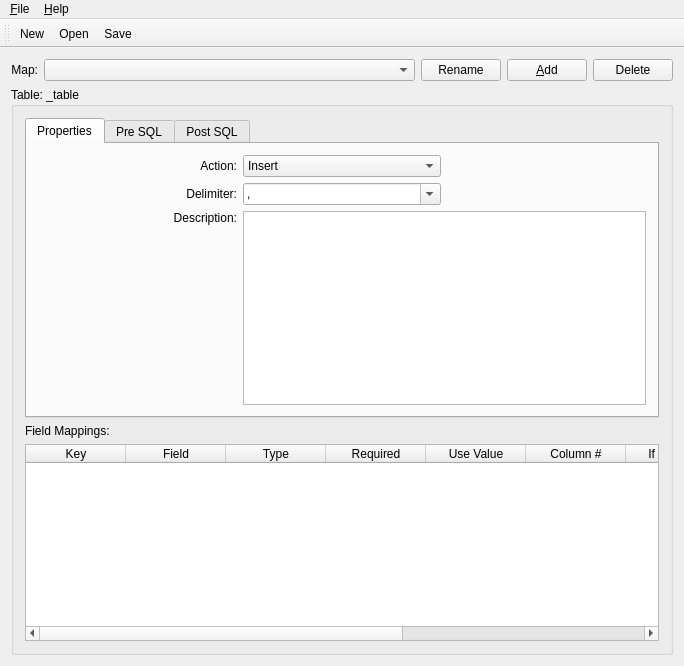
<?xml version="1.0" encoding="UTF-8"?>
<ui version="4.0">
 <class>CSVAtlasWindow</class>
 <widget class="QMainWindow" name="CSVAtlasWindow">
  <property name="geometry">
   <rect>
    <x>0</x>
    <y>0</y>
    <width>684</width>
    <height>666</height>
   </rect>
  </property>
  <property name="windowTitle">
   <string>CSV Atlas</string>
  </property>
  <widget class="QWidget" name="widget">
   <layout class="QVBoxLayout">
    <item>
     <layout class="QHBoxLayout">
      <item>
       <widget class="QLabel" name="_lblMap">
        <property name="text">
         <string>Map:</string>
        </property>
        <property name="alignment">
         <set>Qt::AlignRight|Qt::AlignTrailing|Qt::AlignVCenter</set>
        </property>
        <property name="buddy">
         <cstring>_map</cstring>
        </property>
       </widget>
      </item>
      <item>
       <widget class="QComboBox" name="_map">
        <property name="sizePolicy">
         <sizepolicy hsizetype="Expanding" vsizetype="Fixed">
          <horstretch>0</horstretch>
          <verstretch>0</verstretch>
         </sizepolicy>
        </property>
        <property name="insertPolicy">
         <enum>QComboBox::InsertAlphabetically</enum>
        </property>
       </widget>
      </item>
      <item>
       <widget class="QPushButton" name="_rename">
        <property name="text">
         <string>Rename</string>
        </property>
       </widget>
      </item>
      <item>
       <widget class="QPushButton" name="_add">
        <property name="text">
         <string>&amp;Add</string>
        </property>
        <property name="shortcut">
         <string>Alt+A</string>
        </property>
       </widget>
      </item>
      <item>
       <widget class="QPushButton" name="_delete">
        <property name="text">
         <string>Delete</string>
        </property>
       </widget>
      </item>
     </layout>
    </item>
    <item>
     <widget class="QGroupBox" name="_table">
      <property name="title">
       <string>Table: _table</string>
      </property>
      <layout class="QVBoxLayout">
       <item>
        <widget class="QTabWidget" name="_tabs">
         <property name="currentIndex">
          <number>0</number>
         </property>
         <widget class="QWidget" name="_propertiesTab">
          <attribute name="title">
           <string>Properties</string>
          </attribute>
          <layout class="QVBoxLayout">
           <item>
            <layout class="QGridLayout">
             <item row="0" column="0">
              <widget class="QLabel" name="_lblAction">
               <property name="text">
                <string>Action:</string>
               </property>
               <property name="alignment">
                <set>Qt::AlignRight|Qt::AlignTrailing|Qt::AlignVCenter</set>
               </property>
               <property name="buddy">
                <cstring>_action</cstring>
               </property>
              </widget>
             </item>
             <item row="3" column="0">
              <widget class="QLabel" name="_lblDescription">
               <property name="text">
                <string>Description:</string>
               </property>
               <property name="alignment">
                <set>Qt::AlignRight|Qt::AlignTop|Qt::AlignTrailing</set>
               </property>
               <property name="buddy">
                <cstring>_description</cstring>
               </property>
              </widget>
             </item>
             <item row="3" column="1" colspan="2">
              <widget class="QTextEdit" name="_description"/>
             </item>
             <item row="1" column="0">
              <widget class="QLabel" name="_delimiterLit">
               <property name="text">
                <string>Delimiter:</string>
               </property>
               <property name="alignment">
                <set>Qt::AlignRight|Qt::AlignTrailing|Qt::AlignVCenter</set>
               </property>
               <property name="buddy">
                <cstring>_delimiter</cstring>
               </property>
              </widget>
             </item>
             <item row="0" column="1">
              <widget class="QComboBox" name="_action">
               <item>
                <property name="text">
                 <string>Insert</string>
                </property>
               </item>
               <item>
                <property name="text">
                 <string>Update</string>
                </property>
               </item>
               <item>
                <property name="text">
                 <string>Append</string>
                </property>
               </item>
              </widget>
             </item>
             <item row="1" column="1">
              <widget class="QComboBox" name="_delimiter">
               <property name="editable">
                <bool>true</bool>
               </property>
               <item>
                <property name="text">
                 <string notr="true">,</string>
                </property>
               </item>
               <item>
                <property name="text">
                 <string notr="true">.</string>
                </property>
               </item>
               <item>
                <property name="text">
                 <string notr="true">{ tab }</string>
                </property>
               </item>
               <item>
                <property name="text">
                 <string notr="true">;</string>
                </property>
               </item>
               <item>
                <property name="text">
                 <string notr="true">:</string>
                </property>
               </item>
              </widget>
             </item>
             <item row="0" column="2">
              <spacer name="spacer6">
               <property name="orientation">
                <enum>Qt::Horizontal</enum>
               </property>
              </spacer>
             </item>
            </layout>
           </item>
          </layout>
         </widget>
         <widget class="QWidget" name="_preSqlTab">
          <attribute name="title">
           <string>Pre SQL</string>
          </attribute>
          <layout class="QVBoxLayout">
           <item>
            <widget class="QTextEdit" name="_preSql">
             <property name="font">
              <font>
               <family>Courier</family>
              </font>
             </property>
            </widget>
           </item>
           <item>
            <widget class="QCheckBox" name="_sqlPreContinueOnError">
             <property name="text">
              <string>Continue load on errors</string>
             </property>
            </widget>
           </item>
          </layout>
         </widget>
         <widget class="QWidget" name="_postSqlTab">
          <attribute name="title">
           <string>Post SQL</string>
          </attribute>
          <layout class="QVBoxLayout">
           <item>
            <widget class="QTextEdit" name="_postSql">
             <property name="font">
              <font>
               <family>Courier</family>
              </font>
             </property>
            </widget>
           </item>
          </layout>
         </widget>
        </widget>
       </item>
       <item>
        <widget class="QLabel" name="_lblFieldMappings">
         <property name="text">
          <string>Field Mappings:</string>
         </property>
         <property name="buddy">
          <cstring>_fields</cstring>
         </property>
        </widget>
       </item>
       <item>
        <widget class="QTableWidget" name="_fields">
         <property name="sizePolicy">
          <sizepolicy hsizetype="Expanding" vsizetype="Expanding">
           <horstretch>0</horstretch>
           <verstretch>1</verstretch>
          </sizepolicy>
         </property>
         <column>
          <property name="text">
           <string>Key</string>
          </property>
         </column>
         <column>
          <property name="text">
           <string>Field</string>
          </property>
         </column>
         <column>
          <property name="text">
           <string>Type</string>
          </property>
         </column>
         <column>
          <property name="text">
           <string>Required</string>
          </property>
         </column>
         <column>
          <property name="text">
           <string>Use Value</string>
          </property>
         </column>
         <column>
          <property name="text">
           <string>Column #</string>
          </property>
         </column>
         <column>
          <property name="text">
           <string>If Col. Null</string>
          </property>
         </column>
         <column>
          <property name="text">
           <string>Alt. Column #</string>
          </property>
         </column>
         <column>
          <property name="text">
           <string>Alt. If Null</string>
          </property>
         </column>
         <column>
          <property name="text">
           <string>Alt. Value</string>
          </property>
         </column>
        </widget>
       </item>
      </layout>
     </widget>
    </item>
   </layout>
  </widget>
  <widget class="QToolBar" name="toolBar">
   <attribute name="toolBarArea">
    <enum>TopToolBarArea</enum>
   </attribute>
   <attribute name="toolBarBreak">
    <bool>false</bool>
   </attribute>
   <addaction name="fileNewAction"/>
   <addaction name="fileOpenAction"/>
   <addaction name="fileSaveAction"/>
  </widget>
  <widget class="QMenuBar" name="MenuBar">
   <property name="geometry">
    <rect>
     <x>0</x>
     <y>0</y>
     <width>684</width>
     <height>22</height>
    </rect>
   </property>
   <widget class="QMenu" name="fileMenu">
    <property name="title">
     <string>&amp;File</string>
    </property>
    <addaction name="fileNewAction"/>
    <addaction name="fileOpenAction"/>
    <addaction name="fileSaveAction"/>
    <addaction name="fileSaveAsAction"/>
    <addaction name="separator"/>
    <addaction name="filePrintAction"/>
    <addaction name="separator"/>
    <addaction name="fileExitAction"/>
   </widget>
   <widget class="QMenu" name="helpMenu">
    <property name="title">
     <string>&amp;Help</string>
    </property>
    <addaction name="helpContentsAction"/>
    <addaction name="helpIndexAction"/>
    <addaction name="separator"/>
    <addaction name="helpAboutAction"/>
   </widget>
   <addaction name="fileMenu"/>
   <addaction name="helpMenu"/>
  </widget>
  <action name="fileNewAction">
   <property name="icon">
    <iconset>
     <normaloff>:/images/new.png</normaloff>:/images/new.png</iconset>
   </property>
   <property name="text">
    <string>&amp;New</string>
   </property>
   <property name="iconText">
    <string>New</string>
   </property>
   <property name="shortcut">
    <string>Ctrl+N</string>
   </property>
   <property name="name" stdset="0">
    <cstring>fileNewAction</cstring>
   </property>
  </action>
  <action name="fileOpenAction">
   <property name="icon">
    <iconset>
     <normaloff>:/images/open.png</normaloff>:/images/open.png</iconset>
   </property>
   <property name="text">
    <string>&amp;Open...</string>
   </property>
   <property name="iconText">
    <string>Open</string>
   </property>
   <property name="shortcut">
    <string>Ctrl+O</string>
   </property>
   <property name="name" stdset="0">
    <cstring>fileOpenAction</cstring>
   </property>
  </action>
  <action name="fileSaveAction">
   <property name="icon">
    <iconset>
     <normaloff>:/images/save.png</normaloff>:/images/save.png</iconset>
   </property>
   <property name="text">
    <string>&amp;Save</string>
   </property>
   <property name="iconText">
    <string>Save</string>
   </property>
   <property name="shortcut">
    <string>Ctrl+S</string>
   </property>
   <property name="name" stdset="0">
    <cstring>fileSaveAction</cstring>
   </property>
  </action>
  <action name="fileSaveAsAction">
   <property name="text">
    <string>Save &amp;As...</string>
   </property>
   <property name="iconText">
    <string>Save As</string>
   </property>
   <property name="shortcut">
    <string/>
   </property>
   <property name="name" stdset="0">
    <cstring>fileSaveAsAction</cstring>
   </property>
  </action>
  <action name="filePrintAction">
   <property name="icon">
    <iconset>
     <normaloff>:/images/print.png</normaloff>:/images/print.png</iconset>
   </property>
   <property name="text">
    <string>&amp;Print...</string>
   </property>
   <property name="iconText">
    <string>Print</string>
   </property>
   <property name="shortcut">
    <string>Ctrl+P</string>
   </property>
   <property name="name" stdset="0">
    <cstring>filePrintAction</cstring>
   </property>
  </action>
  <action name="fileExitAction">
   <property name="text">
    <string>&amp;Close</string>
   </property>
   <property name="iconText">
    <string>&amp;Close</string>
   </property>
   <property name="shortcut">
    <string/>
   </property>
   <property name="name" stdset="0">
    <cstring>fileExitAction</cstring>
   </property>
  </action>
  <action name="helpContentsAction">
   <property name="text">
    <string>&amp;Contents...</string>
   </property>
   <property name="iconText">
    <string>Contents</string>
   </property>
   <property name="shortcut">
    <string/>
   </property>
   <property name="name" stdset="0">
    <cstring>helpContentsAction</cstring>
   </property>
  </action>
  <action name="helpIndexAction">
   <property name="text">
    <string>&amp;Index...</string>
   </property>
   <property name="iconText">
    <string>Index</string>
   </property>
   <property name="shortcut">
    <string/>
   </property>
   <property name="name" stdset="0">
    <cstring>helpIndexAction</cstring>
   </property>
  </action>
  <action name="helpAboutAction">
   <property name="text">
    <string>&amp;About</string>
   </property>
   <property name="iconText">
    <string>About</string>
   </property>
   <property name="shortcut">
    <string/>
   </property>
   <property name="name" stdset="0">
    <cstring>helpAboutAction</cstring>
   </property>
  </action>
 </widget>
 <layoutdefault spacing="6" margin="11"/>
 <tabstops>
  <tabstop>_map</tabstop>
  <tabstop>_rename</tabstop>
  <tabstop>_add</tabstop>
  <tabstop>_delete</tabstop>
  <tabstop>_tabs</tabstop>
  <tabstop>_action</tabstop>
  <tabstop>_delimiter</tabstop>
  <tabstop>_description</tabstop>
  <tabstop>_fields</tabstop>
  <tabstop>_preSql</tabstop>
  <tabstop>_sqlPreContinueOnError</tabstop>
  <tabstop>_postSql</tabstop>
 </tabstops>
 <resources/>
 <connections>
  <connection>
   <sender>fileNewAction</sender>
   <signal>triggered()</signal>
   <receiver>CSVAtlasWindow</receiver>
   <slot>fileNew()</slot>
   <hints>
    <hint type="sourcelabel">
     <x>-1</x>
     <y>-1</y>
    </hint>
    <hint type="destinationlabel">
     <x>20</x>
     <y>20</y>
    </hint>
   </hints>
  </connection>
  <connection>
   <sender>fileOpenAction</sender>
   <signal>triggered()</signal>
   <receiver>CSVAtlasWindow</receiver>
   <slot>fileOpen()</slot>
   <hints>
    <hint type="sourcelabel">
     <x>-1</x>
     <y>-1</y>
    </hint>
    <hint type="destinationlabel">
     <x>20</x>
     <y>20</y>
    </hint>
   </hints>
  </connection>
  <connection>
   <sender>fileSaveAction</sender>
   <signal>triggered()</signal>
   <receiver>CSVAtlasWindow</receiver>
   <slot>fileSave()</slot>
   <hints>
    <hint type="sourcelabel">
     <x>-1</x>
     <y>-1</y>
    </hint>
    <hint type="destinationlabel">
     <x>20</x>
     <y>20</y>
    </hint>
   </hints>
  </connection>
  <connection>
   <sender>fileSaveAsAction</sender>
   <signal>triggered()</signal>
   <receiver>CSVAtlasWindow</receiver>
   <slot>fileSaveAs()</slot>
   <hints>
    <hint type="sourcelabel">
     <x>-1</x>
     <y>-1</y>
    </hint>
    <hint type="destinationlabel">
     <x>20</x>
     <y>20</y>
    </hint>
   </hints>
  </connection>
  <connection>
   <sender>filePrintAction</sender>
   <signal>triggered()</signal>
   <receiver>CSVAtlasWindow</receiver>
   <slot>filePrint()</slot>
   <hints>
    <hint type="sourcelabel">
     <x>-1</x>
     <y>-1</y>
    </hint>
    <hint type="destinationlabel">
     <x>20</x>
     <y>20</y>
    </hint>
   </hints>
  </connection>
  <connection>
   <sender>fileExitAction</sender>
   <signal>triggered()</signal>
   <receiver>CSVAtlasWindow</receiver>
   <slot>close()</slot>
   <hints>
    <hint type="sourcelabel">
     <x>-1</x>
     <y>-1</y>
    </hint>
    <hint type="destinationlabel">
     <x>20</x>
     <y>20</y>
    </hint>
   </hints>
  </connection>
  <connection>
   <sender>helpIndexAction</sender>
   <signal>triggered()</signal>
   <receiver>CSVAtlasWindow</receiver>
   <slot>helpIndex()</slot>
   <hints>
    <hint type="sourcelabel">
     <x>-1</x>
     <y>-1</y>
    </hint>
    <hint type="destinationlabel">
     <x>20</x>
     <y>20</y>
    </hint>
   </hints>
  </connection>
  <connection>
   <sender>helpContentsAction</sender>
   <signal>triggered()</signal>
   <receiver>CSVAtlasWindow</receiver>
   <slot>helpContents()</slot>
   <hints>
    <hint type="sourcelabel">
     <x>-1</x>
     <y>-1</y>
    </hint>
    <hint type="destinationlabel">
     <x>20</x>
     <y>20</y>
    </hint>
   </hints>
  </connection>
  <connection>
   <sender>helpAboutAction</sender>
   <signal>triggered()</signal>
   <receiver>CSVAtlasWindow</receiver>
   <slot>helpAbout()</slot>
   <hints>
    <hint type="sourcelabel">
     <x>-1</x>
     <y>-1</y>
    </hint>
    <hint type="destinationlabel">
     <x>20</x>
     <y>20</y>
    </hint>
   </hints>
  </connection>
  <connection>
   <sender>_map</sender>
   <signal>activated(int)</signal>
   <receiver>CSVAtlasWindow</receiver>
   <slot>sMapChanged(int)</slot>
   <hints>
    <hint type="sourcelabel">
     <x>20</x>
     <y>20</y>
    </hint>
    <hint type="destinationlabel">
     <x>20</x>
     <y>20</y>
    </hint>
   </hints>
  </connection>
  <connection>
   <sender>_add</sender>
   <signal>clicked()</signal>
   <receiver>CSVAtlasWindow</receiver>
   <slot>sAddMap()</slot>
   <hints>
    <hint type="sourcelabel">
     <x>20</x>
     <y>20</y>
    </hint>
    <hint type="destinationlabel">
     <x>20</x>
     <y>20</y>
    </hint>
   </hints>
  </connection>
  <connection>
   <sender>_delete</sender>
   <signal>clicked()</signal>
   <receiver>CSVAtlasWindow</receiver>
   <slot>sDeleteMap()</slot>
   <hints>
    <hint type="sourcelabel">
     <x>20</x>
     <y>20</y>
    </hint>
    <hint type="destinationlabel">
     <x>20</x>
     <y>20</y>
    </hint>
   </hints>
  </connection>
  <connection>
   <sender>_rename</sender>
   <signal>clicked()</signal>
   <receiver>CSVAtlasWindow</receiver>
   <slot>sRenameMap()</slot>
   <hints>
    <hint type="sourcelabel">
     <x>20</x>
     <y>20</y>
    </hint>
    <hint type="destinationlabel">
     <x>20</x>
     <y>20</y>
    </hint>
   </hints>
  </connection>
 </connections>
</ui>
